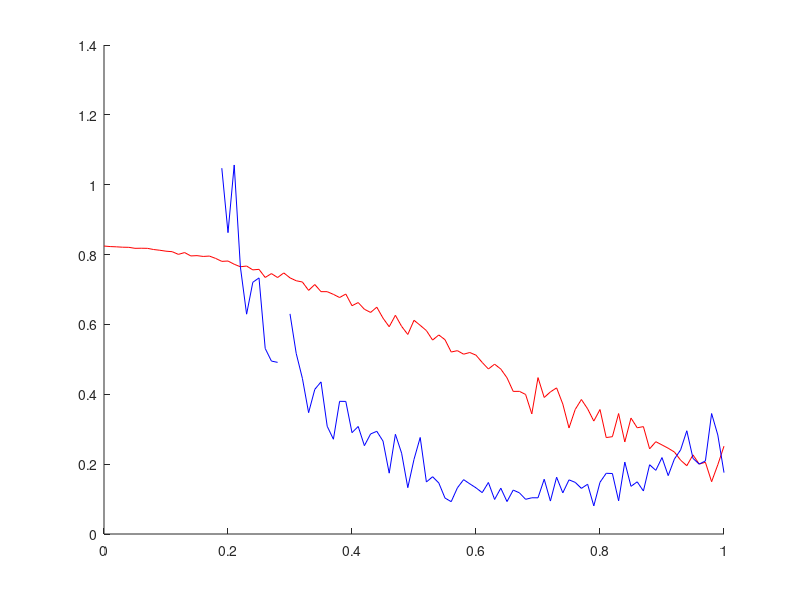

This figure's MATLAB source: (Note: this script raises an error after producing the figure.)

clear all;
%load sc_dbs80.mat;
%C=sc;

load meanSC_56HC_Desikan.mat
SC_56 = meanSC;
load meanSC_56HC_Desikan_woCC.mat
SC_woCC = meanSC;

% remove the areas with timecourses at zero from the SC matrix
load areas_zero.mat
SC_56(areas_zero,:) = [];
SC_56(:,areas_zero) = [];

load  optimizedhopfawake_56HC.mat;
load empiricalLEiDA.mat;


%% find optimal G and corresponding PMS

% Optimal G for KL
[M,I] = min(klpstates);
we_optim_kl = WE(I);

% Optimal G for KS
[M1,I1] = min(ksdist);
we_optim_ks = WE(I1);

figure
hold on;
plot(WE,ksdist,'r');
plot(WE,klpstates,'b');
xline(we_optim_kl,'--b');
xline(we_optim_ks,'--r');
title('Statistics for Control model')
xlabel('global coupling factor')
legend('KS distance', 'KL distance')

figure
plot(WE, fitt, 'k');
xline(we_optim_kl,'--b');
xline(we_optim_ks,'--r');
xlabel('global coupling factor')
legend('Pearson correlation', 'G_{opt}, KL', 'G_{opt}, KS', 'FontSize', 11)

%% SC matrices plot
figure
subplot(1,2,1)
imagesc(log(SC_56)); 
colorbar
title('healthy SC')
hold on 

subplot(1,2,2)
imagesc(log(SC_woCC));
colorbar
title('lesioned SC (w/o CC)')
hold on

